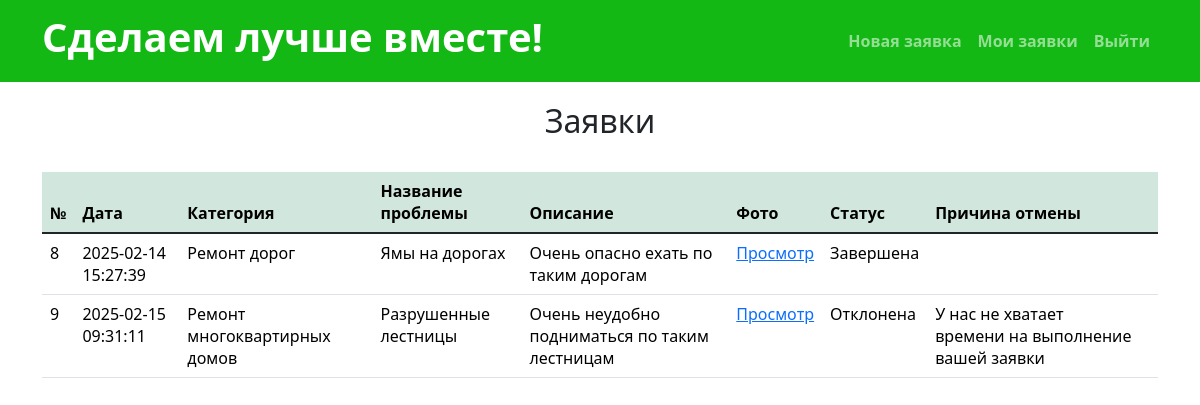
The page /zayavka_customer.php (signed in) on the database its author committed.
### tables this page shows
CREATE TABLE `zayavki` (
  `id_zayavki` int(11) NOT NULL,
  `id_user` int(11) NOT NULL,
  `id_category` int(11) NOT NULL,
  `name_zayavka` varchar(200) DEFAULT NULL,
  `description` text,
  `img_issue` varchar(1000) DEFAULT NULL,
  `img_solved` varchar(1000) DEFAULT NULL,
  `date_zayavka` datetime DEFAULT NULL,
  `status` int(11) NOT NULL DEFAULT '0',
  `reason_cancel` text
);

CREATE TABLE `categories` (
  `id_category` int(11) NOT NULL,
  `name_category` varchar(500) DEFAULT NULL
);

### zayavka_customer.php (the view, shortened to what this page needs)
<?php
include 'template/head.php';
include 'template/nav_customer.php';
include 'template/db.php';
$id_user = $_SESSION['id_user'];
$sql = "select * from zayavki, categories where categories.id_category = zayavki.id_category and zayavki.id_user = $id_user";
$result = $mysqli->query($sql);
?>
<div class="container" style="margin-top: 20px">
    <div class="row">
        <div class="col-lg-12">
            <h2 style="text-align: center">Заявки</h2><br>
            <table class="table">
                <thead>
                    <tr class="table-success">
                        <th>№</th>
                        <th>Дата</th>
                        <th>Категория</th>
                        <th>Название проблемы</th>
                        <th>Описание</th>
                        <th>Фото</th>
                        <th>Статус</th>
                        <th>Причина отмены</th>
                        <th></th>
                    </tr>
                </thead>
                <tbody class="table-group-divider">
                    <?php
                    if(!empty($result)){
                        foreach($result as $row){
                            echo '
                            <tr>
                                <td>'.$row['id_zayavki'].'</td>
                                <td>'.$row['date_zayavka'].'</td>
                                <td>'.$row['name_category'].'</td>
                                <td>'.$row['name_zayavka'].'</td>
                                <td>'.$row['description'].'</td>
                                <td><a href="photos.php?id_zayavki='.$row['id_zayavki'].'">Просмотр</a></td>';
                                if($row['status'] == 0){
                                    echo '<td>Новая</td>';
                                }
                                elseif($row['status'] == 1){
                                    echo '<td>В работе</td>';
                                }
                                elseif ($row['status'] == 2){
                                    echo '<td>Завершена</td>';
                                }
                                else{
                                    echo '<td>Отклонена</td>';
                                }
                                echo '
                                <td>'.$row['reason_cancel'].'</td>';
                                if($row['status'] == 0){
                                    echo '<td><a href="remove.php?id_zayavki='.$row['id_zayavki'].'">Удалить</a></td>';
                                }
                                else{
                                    echo '<td></td>';
                                }
                                echo '
                            </tr>
                            ';
                        }
                    }
                    ?>
                </tbody>
            </table>
        </div>
    </div>
</div>

### rows shown on the page
zayavki: id_zayavki "8", date_zayavka "2025-02-14 15:27:39", id_category.name_category "Ремонт дорог", name_zayavka "Ямы на дорогах", description "Очень опасно ехать по таким дорогам", status "Завершена"
zayavki: id_zayavki "9", date_zayavka "2025-02-15 09:31:11", id_category.name_category "Ремонт многоквартирных домов", name_zayavka "Разрушенные лестницы", description "Очень неудобно подниматься по таким лестницам", status "Отклонена", reason_cancel "У нас не хватает времени на выполнение вашей заявки"
